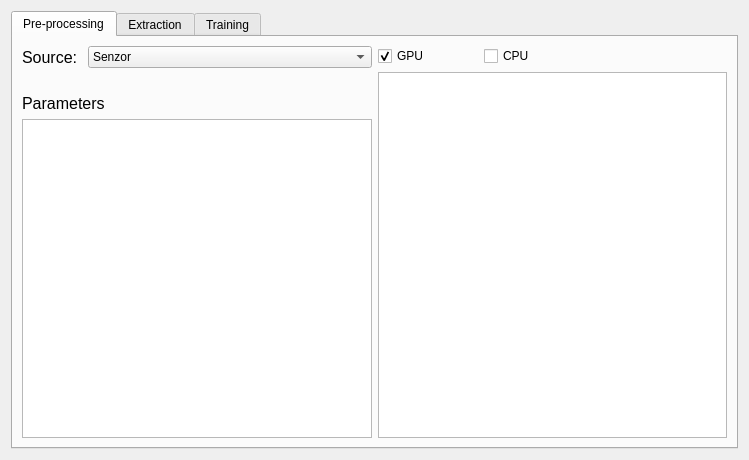
<?xml version="1.0" encoding="UTF-8"?>
<ui version="4.0">
 <class>Manual</class>
 <widget class="QWidget" name="Manual">
  <property name="geometry">
   <rect>
    <x>0</x>
    <y>0</y>
    <width>749</width>
    <height>460</height>
   </rect>
  </property>
  <property name="windowTitle">
   <string>Manual/Expert</string>
  </property>
  <layout class="QHBoxLayout" name="horizontalLayout_2">
   <item>
    <layout class="QHBoxLayout" name="horizontalLayout">
     <item>
      <widget class="QTabWidget" name="tabWidget">
       <property name="currentIndex">
        <number>0</number>
       </property>
       <widget class="QWidget" name="tab">
        <attribute name="title">
         <string>Pre-processing</string>
        </attribute>
        <layout class="QHBoxLayout" name="horizontalLayout_3">
         <item>
          <layout class="QVBoxLayout" name="verticalLayout">
           <item>
            <layout class="QHBoxLayout" name="horizontalLayout_4">
             <property name="bottomMargin">
              <number>20</number>
             </property>
             <item>
              <widget class="QLabel" name="label">
               <property name="maximumSize">
                <size>
                 <width>60</width>
                 <height>60</height>
                </size>
               </property>
               <property name="font">
                <font>
                 <pointsize>12</pointsize>
                </font>
               </property>
               <property name="text">
                <string>Source:</string>
               </property>
              </widget>
             </item>
             <item>
              <widget class="QComboBox" name="comboBox">
               <item>
                <property name="text">
                 <string>Senzor</string>
                </property>
               </item>
               <item>
                <property name="text">
                 <string>File</string>
                </property>
               </item>
              </widget>
             </item>
            </layout>
           </item>
           <item>
            <widget class="QLabel" name="label_2">
             <property name="font">
              <font>
               <pointsize>12</pointsize>
              </font>
             </property>
             <property name="text">
              <string>Parameters</string>
             </property>
            </widget>
           </item>
           <item>
            <widget class="QGraphicsView" name="graphicsView_2"/>
           </item>
          </layout>
         </item>
         <item>
          <layout class="QVBoxLayout" name="verticalLayout_2">
           <item>
            <layout class="QHBoxLayout" name="horizontalLayout_5">
             <item>
              <widget class="QCheckBox" name="checkBox">
               <property name="maximumSize">
                <size>
                 <width>100</width>
                 <height>16777215</height>
                </size>
               </property>
               <property name="text">
                <string>GPU</string>
               </property>
               <property name="checked">
                <bool>true</bool>
               </property>
              </widget>
             </item>
             <item>
              <widget class="QCheckBox" name="checkBox_2">
               <property name="text">
                <string>CPU</string>
               </property>
              </widget>
             </item>
            </layout>
           </item>
           <item>
            <widget class="QGraphicsView" name="graphicsView"/>
           </item>
          </layout>
         </item>
        </layout>
       </widget>
       <widget class="QWidget" name="tab_2">
        <attribute name="title">
         <string>Extraction</string>
        </attribute>
        <layout class="QHBoxLayout" name="horizontalLayout_6">
         <item>
          <layout class="QVBoxLayout" name="verticalLayout_3">
           <property name="spacing">
            <number>6</number>
           </property>
           <item>
            <layout class="QHBoxLayout" name="horizontalLayout_7">
             <item>
              <layout class="QVBoxLayout" name="verticalLayout_5">
               <property name="spacing">
                <number>0</number>
               </property>
               <item>
                <widget class="QLabel" name="label_4">
                 <property name="maximumSize">
                  <size>
                   <width>16777215</width>
                   <height>60</height>
                  </size>
                 </property>
                 <property name="font">
                  <font>
                   <pointsize>10</pointsize>
                  </font>
                 </property>
                 <property name="text">
                  <string>Level - 2</string>
                 </property>
                </widget>
               </item>
               <item>
                <widget class="QGraphicsView" name="graphicsView_4">
                 <property name="maximumSize">
                  <size>
                   <width>200</width>
                   <height>200</height>
                  </size>
                 </property>
                </widget>
               </item>
               <item>
                <spacer name="verticalSpacer">
                 <property name="orientation">
                  <enum>Qt::Vertical</enum>
                 </property>
                 <property name="sizeHint" stdset="0">
                  <size>
                   <width>20</width>
                   <height>40</height>
                  </size>
                 </property>
                </spacer>
               </item>
              </layout>
             </item>
             <item>
              <layout class="QVBoxLayout" name="verticalLayout_7">
               <property name="spacing">
                <number>0</number>
               </property>
               <item>
                <widget class="QLabel" name="label_3">
                 <property name="maximumSize">
                  <size>
                   <width>16777215</width>
                   <height>60</height>
                  </size>
                 </property>
                 <property name="font">
                  <font>
                   <pointsize>10</pointsize>
                  </font>
                 </property>
                 <property name="text">
                  <string>Level - 1</string>
                 </property>
                </widget>
               </item>
               <item>
                <widget class="QGraphicsView" name="graphicsView_5">
                 <property name="maximumSize">
                  <size>
                   <width>200</width>
                   <height>200</height>
                  </size>
                 </property>
                </widget>
               </item>
               <item>
                <spacer name="verticalSpacer_2">
                 <property name="orientation">
                  <enum>Qt::Vertical</enum>
                 </property>
                 <property name="sizeHint" stdset="0">
                  <size>
                   <width>20</width>
                   <height>40</height>
                  </size>
                 </property>
                </spacer>
               </item>
              </layout>
             </item>
            </layout>
           </item>
           <item>
            <layout class="QHBoxLayout" name="horizontalLayout_8">
             <item>
              <widget class="QLabel" name="label_6">
               <property name="maximumSize">
                <size>
                 <width>60</width>
                 <height>16777215</height>
                </size>
               </property>
               <property name="font">
                <font>
                 <pointsize>10</pointsize>
                </font>
               </property>
               <property name="text">
                <string>Source:</string>
               </property>
              </widget>
             </item>
             <item>
              <widget class="QComboBox" name="comboBox_2">
               <item>
                <property name="text">
                 <string>Senzor</string>
                </property>
               </item>
               <item>
                <property name="text">
                 <string>File</string>
                </property>
               </item>
              </widget>
             </item>
            </layout>
           </item>
           <item>
            <layout class="QHBoxLayout" name="horizontalLayout_9">
             <item>
              <widget class="QLabel" name="label_7">
               <property name="maximumSize">
                <size>
                 <width>100</width>
                 <height>16777215</height>
                </size>
               </property>
               <property name="font">
                <font>
                 <pointsize>10</pointsize>
                </font>
               </property>
               <property name="text">
                <string>Neural Network</string>
               </property>
              </widget>
             </item>
             <item>
              <widget class="QPushButton" name="pushButton">
               <property name="maximumSize">
                <size>
                 <width>100</width>
                 <height>16777215</height>
                </size>
               </property>
               <property name="text">
                <string/>
               </property>
               <property name="icon">
                <iconset>
                 <normaloff>icons/folder_chooser.ico</normaloff>icons/folder_chooser.ico</iconset>
               </property>
              </widget>
             </item>
             <item>
              <spacer name="horizontalSpacer">
               <property name="orientation">
                <enum>Qt::Horizontal</enum>
               </property>
               <property name="sizeHint" stdset="0">
                <size>
                 <width>40</width>
                 <height>20</height>
                </size>
               </property>
              </spacer>
             </item>
            </layout>
           </item>
          </layout>
         </item>
         <item>
          <layout class="QVBoxLayout" name="verticalLayout_4" stretch="0,0">
           <property name="leftMargin">
            <number>0</number>
           </property>
           <item>
            <widget class="QGraphicsView" name="graphicsView_3"/>
           </item>
           <item>
            <widget class="QLabel" name="label_5">
             <property name="text">
              <string>0,31 sec</string>
             </property>
             <property name="alignment">
              <set>Qt::AlignCenter</set>
             </property>
            </widget>
           </item>
          </layout>
         </item>
        </layout>
       </widget>
       <widget class="QWidget" name="tab_3">
        <attribute name="title">
         <string>Training</string>
        </attribute>
        <layout class="QHBoxLayout" name="horizontalLayout_10">
         <item>
          <layout class="QVBoxLayout" name="verticalLayout_8">
           <property name="spacing">
            <number>6</number>
           </property>
           <item>
            <layout class="QHBoxLayout" name="horizontalLayout_11">
             <property name="bottomMargin">
              <number>30</number>
             </property>
             <item>
              <widget class="QLabel" name="label_8">
               <property name="maximumSize">
                <size>
                 <width>150</width>
                 <height>16777215</height>
                </size>
               </property>
               <property name="font">
                <font>
                 <pointsize>10</pointsize>
                </font>
               </property>
               <property name="text">
                <string>Choose training sample</string>
               </property>
              </widget>
             </item>
             <item>
              <widget class="QPushButton" name="pushButton_2">
               <property name="maximumSize">
                <size>
                 <width>60</width>
                 <height>16777215</height>
                </size>
               </property>
               <property name="text">
                <string/>
               </property>
               <property name="icon">
                <iconset>
                 <normaloff>icons/folder_chooser.ico</normaloff>icons/folder_chooser.ico</iconset>
               </property>
              </widget>
             </item>
             <item>
              <spacer name="horizontalSpacer_3">
               <property name="orientation">
                <enum>Qt::Horizontal</enum>
               </property>
               <property name="sizeHint" stdset="0">
                <size>
                 <width>40</width>
                 <height>20</height>
                </size>
               </property>
              </spacer>
             </item>
            </layout>
           </item>
           <item>
            <widget class="QLabel" name="label_9">
             <property name="font">
              <font>
               <pointsize>10</pointsize>
              </font>
             </property>
             <property name="text">
              <string>Neural Network Settings</string>
             </property>
            </widget>
           </item>
           <item>
            <widget class="QGraphicsView" name="graphicsView_7"/>
           </item>
          </layout>
         </item>
         <item>
          <layout class="QVBoxLayout" name="verticalLayout_9">
           <item>
            <layout class="QHBoxLayout" name="horizontalLayout_13">
             <item>
              <spacer name="horizontalSpacer_2">
               <property name="orientation">
                <enum>Qt::Horizontal</enum>
               </property>
               <property name="sizeHint" stdset="0">
                <size>
                 <width>40</width>
                 <height>20</height>
                </size>
               </property>
              </spacer>
             </item>
             <item>
              <widget class="QPushButton" name="pushButton_3">
               <property name="maximumSize">
                <size>
                 <width>100</width>
                 <height>16777215</height>
                </size>
               </property>
               <property name="text">
                <string>Train</string>
               </property>
              </widget>
             </item>
             <item>
              <widget class="QPushButton" name="pushButton_4">
               <property name="maximumSize">
                <size>
                 <width>100</width>
                 <height>16777215</height>
                </size>
               </property>
               <property name="text">
                <string>Save</string>
               </property>
              </widget>
             </item>
            </layout>
           </item>
           <item>
            <widget class="QGraphicsView" name="graphicsView_6"/>
           </item>
          </layout>
         </item>
        </layout>
       </widget>
      </widget>
     </item>
    </layout>
   </item>
  </layout>
 </widget>
 <resources/>
 <connections/>
</ui>
